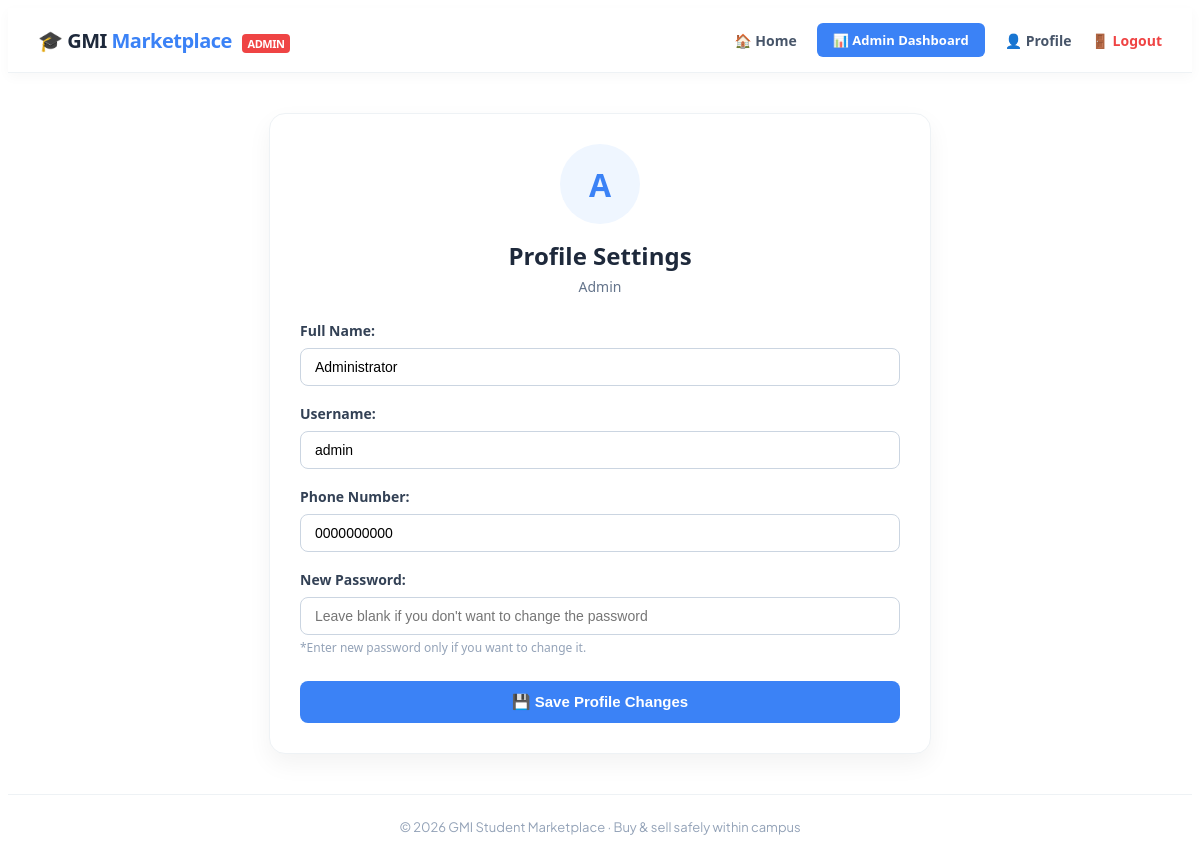
/index.php?page=7 (signed in), run on the app's committed database.
### tables this page shows
CREATE TABLE IF NOT EXISTS `user` (
  `user_id`      INT AUTO_INCREMENT PRIMARY KEY,
  `username`     VARCHAR(50)  NOT NULL UNIQUE,
  `fullname`     VARCHAR(100) NOT NULL,
  `password`     VARCHAR(255) NOT NULL,
  `phone_number` VARCHAR(20)  NOT NULL,
  `role`         TINYINT      NOT NULL DEFAULT 1,
  `status`       VARCHAR(20)  NOT NULL DEFAULT 'active',       
  `created_at`   TIMESTAMP    NOT NULL DEFAULT CURRENT_TIMESTAMP
);

### helpers.php (called while the page is built, shortened)
<?php
function h($value) {
    return htmlspecialchars((string)$value, ENT_QUOTES, 'UTF-8');
}
?>

### profile.php (the view, shortened to what this page needs)
<?php
include_once 'connectdbmarketplace.php';
require_once 'helpers.php';
$user_id = (int)$_SESSION['userid'];
$query_user  = "SELECT * FROM user WHERE user_id = $user_id";
$result_user = mysqli_query($dataconn, $query_user);
$user_data   = mysqli_fetch_assoc($result_user);
$user_phone = isset($user_data['phone_number']) ? $user_data['phone_number'] : '';
$user_role  = isset($user_data['role']) ? $user_data['role'] : 1;
?>
<div class="profile-container" style="max-width: 600px; margin: 40px auto; background-color: #ffffff; padding: 30px; border-radius: 16px; box-shadow: 0 10px 25px rgba(0,0,0,0.05); border: 1px solid #eef2f5; font-family: 'Segoe UI', sans-serif;">
    <div style="text-align: center; margin-bottom: 25px;">
        <div style="width: 80px; height: 80px; background-color: #eff6ff; color: #3b82f6; border-radius: 50%; display: flex; align-items: center; justify-content: center; margin: 0 auto 15px auto; font-size: 32px; font-weight: bold;">
            <?php echo h(strtoupper(substr($user_data['username'], 0, 1))); ?>
        </div>
        <h2 style="margin: 0; color: #1e293b; font-size: 24px; font-weight: 700;">Profile Settings</h2>
        <p style="margin: 5px 0 0 0; color: #64748b; font-size: 14px;"><?php $role_names = [1 => 'Member', 2 => 'Seller', 3 => 'Admin']; echo h($role_names[$user_role] ?? 'Member'); ?></p>
    </div>
    <form method="POST" action="index.php?page=7">
        <div style="margin-bottom: 18px;">
            <label style="display: block; margin-bottom: 8px; color: #334155; font-weight: 600; font-size: 14px;">Full Name:</label>
            <input type="text" name="fullname" value="<?php echo htmlspecialchars($user_data['fullname']); ?>" style="width: 100%; padding: 10px 14px; border: 1px solid #cbd5e1; border-radius: 8px; font-size: 14px; box-sizing: border-box;" required>
        </div>
        <div style="margin-bottom: 18px;">
            <label style="display: block; margin-bottom: 8px; color: #334155; font-weight: 600; font-size: 14px;">Username:</label>
            <input type="text" name="username" maxlength="30" value="<?php echo htmlspecialchars($user_data['username']); ?>" style="width: 100%; padding: 10px 14px; border: 1px solid #cbd5e1; border-radius: 8px; font-size: 14px; box-sizing: border-box;" required>
        </div>
        <div style="margin-bottom: 18px;">
            <label style="display: block; margin-bottom: 8px; color: #334155; font-weight: 600; font-size: 14px;">Phone Number:</label>
            <input type="text" name="phone_number" value="<?php echo htmlspecialchars($user_phone); ?>" placeholder="Example: 0123456789" style="width: 100%; padding: 10px 14px; border: 1px solid #cbd5e1; border-radius: 8px; font-size: 14px; box-sizing: border-box;" required>
        </div>
        <div style="margin-bottom: 25px;">
            <label style="display: block; margin-bottom: 8px; color: #334155; font-weight: 600; font-size: 14px;">New Password:</label>
            <input type="password" name="password" placeholder="Leave blank if you don't want to change the password" style="width: 100%; padding: 10px 14px; border: 1px solid #cbd5e1; border-radius: 8px; font-size: 14px; box-sizing: border-box;">
            <small style="color: #94a3b8; font-size: 12px; display: block; margin-top: 4px;">*Enter new password only if you want to change it.</small>
        </div>
        <button type="submit" name="update_profile" style="width: 100%; background-color: #3b82f6; color: #ffffff; padding: 12px; border: none; border-radius: 8px; font-size: 15px; font-weight: 600; cursor: pointer;">
            💾 Save Profile Changes
        </button>
    </form>
</div>

### data on the page
user: username "A", role "Admin", fullname "Administrator", username "admin", phone_number "0000000000"
